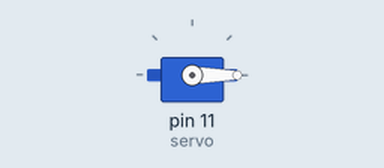
Recording of a program running on a simulated Raspberry Pi (header pin numbers). Parts: servo. Servo angles are drawn from the pulse width (0.5 ms = 0°, 2.5 ms = 180°). At 4.8 s the program stops and its outputs stay as they are.

Above: at 0.1 s.
At 3.54 s:
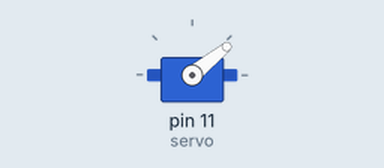
At 4.14 s:
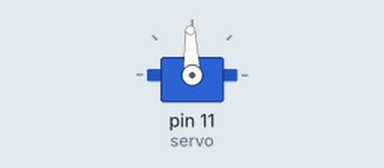
At 4.9 s:
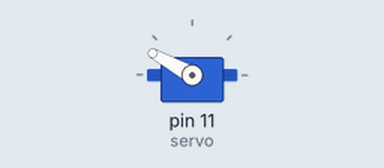
Timing chart, 0 to 6.3 s (numbered marks = the images above):
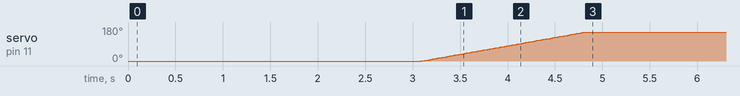

The program:

Servo_keyboard.py
```python
import time
import RPi.GPIO as GPIO
GPIO.setmode(GPIO.BOARD)

servo=11
GPIO.setup(servo,GPIO.OUT)
pwm=GPIO.PWM(11,50)
pwm.start(2.1)
time.sleep(3)
for i in range (0,180):
    DC=8.9/180.*(i)+2.1
    pwm.ChangeDutyCycle(DC)
    time.sleep(0.01)

pwm.stop()
GPIO.cleanup()
```

Measured:
- by itself, servo on pin 11 (servo): moves from 0° to 151° over 1.7 s
